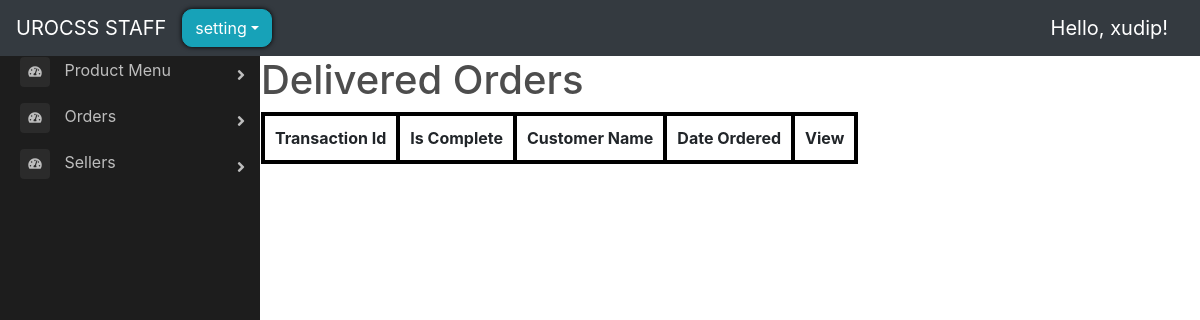
Before: /backend/delivered_orders/ (signed in) with the older database file.
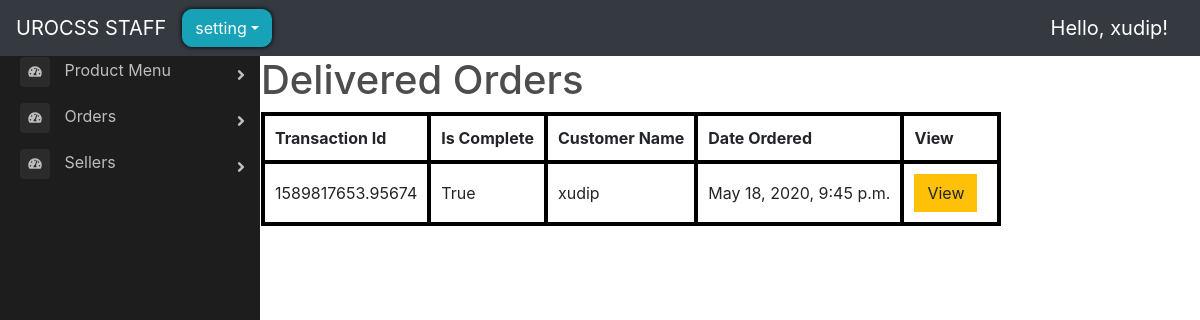
After: the same page with the newer database file.
### store/models.py (models this page shows, shortened)
class Order(models.Model):
    customer = models.ForeignKey(User, on_delete=models.SET_NULL, blank=True, null=True)
    date_ordered = models.DateTimeField(auto_now_add=True)
    complete = models.BooleanField(default=False, null=True, blank=False)
    transaction_id = models.CharField(max_length=200, null=True)

### backend/views.py (the view)
# urls.py: path("delivered_orders/", views.delivered_orders, name="delivered_orders"),
@login_required(login_url="backend_login")
def delivered_orders(request):
    delivered_orders = []
    orders = store_models.Order.objects.all()
    for order in orders:
        order_delivery_status = order.orderdeliverystatus_set.all()
        if order_delivery_status[0].delivered is True:
            delivered_orders.append(order)
        else:
            continue
    context = {"orders": delivered_orders, "title": "Delivered Orders"}
    return render(request, "backend/backend_main.html", context)

### backend/templates/backend/backend_main.html (shortened to what the changed rows need)
{% load static %}
<!DOCTYPE html>
<html lang="en">
<head>
    <link rel="stylesheet" href="https://stackpath.bootstrapcdn.com/bootstrap/4.1.3/css/bootstrap.min.css"
>
    <link href="//maxcdn.bootstrapcdn.com/bootstrap/4.0.0/css/bootstrap.min.css" rel="stylesheet" id="bootstrap-css">
    <link rel="stylesheet" href="https://use.fontawesome.com/releases/v5.6.1/css/all.css"
>
    <link rel="stylesheet" type="text/css" href="{% static 'css/main.css' %}">
    <link rel="stylesheet" type="text/css" href="{% static 'css/accounts.css' %}">
    <link rel="stylesheet" type="text/css" href="{% static 'css/sidebar.css' %}">
    <link rel="stylesheet" type="text/css" href="{% static 'css/backend_table.css' %}">
</head>
<body>
    <div class="main">
        <main class="page-content pt-2 main">
            <div id="overlay" class="overlay">
                <div class="container-fluid p-5">
                    {% block main %}
                    <div class="row">
                        <h1>{{title}}</h1>
                    </div>
                    <div class="row">
                        <table>
                            <tr>
                                <th>Transaction Id</th>
                                <th>Is Complete</th>
                                <th>Customer Name</th>
                                <th>Date Ordered</th>
                                <th>View</th>
                            </tr>
                            {% for order in orders %}
                            <tr>
                                <td>{{order.transaction_id}}</td>
                                <td>{{order.complete}}</td>
                                <td>{{order.customer}}</td>
                                <td>{{order.date_ordered}}</td>
                                <td>
                                    <a href="{% url 'view_order_detail' id=order.transaction_id %}"
                                        style="text-decoration: none;">
                                        <button class="btn btn-warning" style="margin-right:10px;">View</button>
                                    </a>
                                </td>
                            </tr>
                            {% endfor %}
                        </table>
                    </div>
                    {% endblock %}
                </div>
        </main>
    </div>
</body>
</html>

Changed rows visible on the page:
added Order: transaction_id "1589817653.95674", complete "True", customer "xudip", date_ordered "May 18, 2020, 9:45 p.m."
